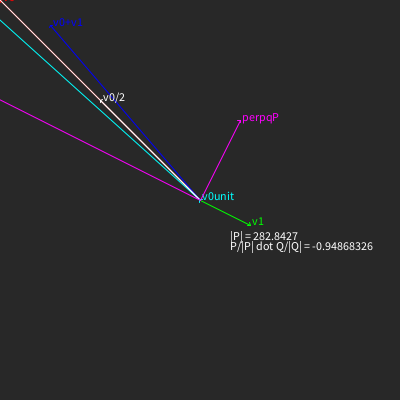
Frame 1 (no input)
Frame 60 (the mouse pressed at the canvas centre just before this capture): identical to frame 1, image omitted
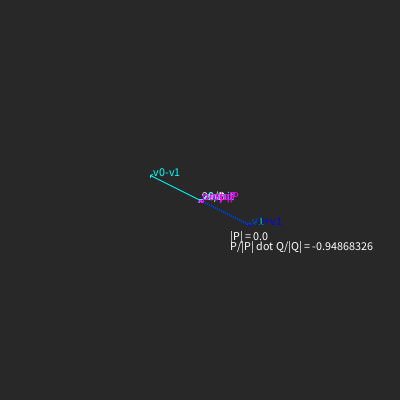
Frame 120 (the mouse held since frame 60 and released just before this capture)

The Processing sketch that drew these frames (run headless with seeded random() and noise(); from frame 60 on, the mouse is pressed at the canvas centre):

// Processing sketch: sketch_3_0
// ── sketch_3_0.pde
class CVector {
  
  // 1. Vector
  float x;
  float y;
  float z;
  
  // Constructor
  CVector() { x=0.0; y=0.0; z=0.0; }
  
  void add( CVector Q, CVector result ) {
    result.x = x + Q.x;
    result.y = y + Q.y;
    result.z = z + Q.z;
  }
  
  void sub( CVector Q, CVector result ) {
    result.x = x - Q.x;
    result.y = y - Q.y;
    result.z = z - Q.z;
  }
  
  void mult( float n, CVector result ) {
    result.x = x * n;
    result.y = y * n;
    result.z = z * n;
  }
  
  void div( float n, CVector result ) {
    result.x = x / n;
    result.y = y / n;
    result.z = z / n;
  }
    
  float mag() {
    return (float)sqrt(x*x + y*y + z*z);
  }
  
  void normalize(CVector result) {
      float m = mag();
      if (m != 0) div(m, result);
  }
  
  float dot( CVector v ) {
    return  x*v.x + y*v.y + z*v.z;
  }
  
  void proj(CVector Q, CVector result) {
      float d = dot(Q);
      float Q2 = Q.x*Q.x + Q.y*Q.y + Q.z*Q.z;
      Q.mult(d/Q2, result);
  }
  
  void perp(CVector Q, CVector result) {
      proj(Q, result);
      sub(result, result);
  }
    
  void draw(String name, color col) {
    stroke(col);  fill(col);
    line(0, 0, x, y);
    pushMatrix();
      translate(x, y);
      rotate(atan2(x-0, 0-y));
      line(0, 0, 2, 2);
      line(0, 0, -2, 2);
    popMatrix();
    
    text(" "+name, x, y);
  }
}

CVector v0, v1, v2, v3, v4, v5, v6, v7, v8, v9;

void setup() {
  size(400, 400);  
  
  v0=new CVector(); v1=new CVector(); v2=new CVector();
  v3=new CVector(); v4=new CVector(); v5=new CVector();
  v6=new CVector(); v7=new CVector(); v8=new CVector();
  v9=new CVector();
  
  v1.x = 50; v1.y = 25;
  
}

void draw() {
  background(40);
  
  v0.x = mouseX-width/2; v0.y = mouseY-height/2;
  
  fill(255);
    
  translate(width/2, height/2);

  v0.draw("v0", color(255,0,0));
  v1.draw("v1", color(0, 255, 0));  
  
  v0.add(v1, v2);
  v0.sub(v1, v3);
  v0.mult(2, v4);
  v0.div(2, v5);
  v0.normalize(v6);
  v1.normalize(v7);
  v0.proj(v1, v8);
  v0.perp(v1, v9);
  
  v2.draw("v0+v1", color(0, 0, 255));
  v3.draw("v0-v1", color(0, 255, 255));
  v4.draw("2xv0", color(255, 255, 255));
  v5.draw("v0/2", color(255, 255, 255));
  v6.draw("v0unit", color(0, 255, 255));
  v8.draw("projqP", color(255, 0, 255));
  v9.draw("perpqP", color(255, 0, 255));
  
  fill(255);
  text("|P| = " + v0.mag(), 30, 40);
  text("P/|P| dot Q/|Q| = " + v6.dot(v7), 30, 50);

}
